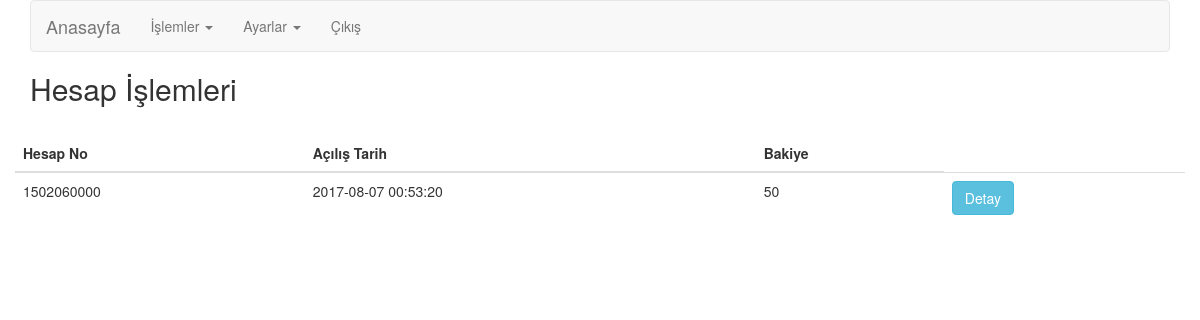
The app's page /internetsubesi/user/hesap-islemleri.php (signed in) with its own data.
### tables this page shows
CREATE TABLE `hesaplar` (
  `hesap_id` int(10) UNSIGNED NOT NULL,
  `hesap_no` int(10) UNSIGNED NOT NULL,
  `musteri_no` int(10) UNSIGNED NOT NULL,
  `acilis_tarihi` datetime NOT NULL,
  `para_birimi_id` int(10) UNSIGNED NOT NULL,
  `hesap_turu_id` int(10) UNSIGNED NOT NULL,
  `banka_id` int(10) UNSIGNED NOT NULL
);

CREATE TABLE `bakiyeler` (
  `bakiye_id` int(10) UNSIGNED NOT NULL,
  `hesap_id` int(10) UNSIGNED NOT NULL,
  `bakiye` decimal(10,0) NOT NULL
);

### internetsubesi/system/class.database.php (called while the page is built, shortened)
<?php
	class Database{
		private $VtHost       = "localhost";
		private $VtKullanici  = "root";
		private $VtParola     = "123";
		private $VtAd         = "internetbankaciligi";
		private $Pdo;
		private $Sorgu;
		public function __construct(){
			$dsn     = 'mysql:host=' . $this->VtHost . ';dbname=' . $this->VtAd . ';';
			$ayarlar = array(
							PDO::ATTR_PERSISTENT => False,
							PDO::ATTR_ERRMODE    => PDO::ERRMODE_EXCEPTION
					   );
			try{
				$this->Pdo = new PDO($dsn, $this->VtKullanici, $this->VtParola, $ayarlar);
				$this->Pdo->exec("SET CHARACTER SET utf8");
				$this->Pdo->exec("SET names utf8");
			}catch(PDOexeption $e){
				$this->Hata = "Baglantı hatası : " . $e->getMessage();
			}
		}
		public function Sorgula($Sql){
			$this->Sorgu = $this->Pdo->prepare($Sql);
		}
		public function Calistir($parametre = null){
			return $this->Sorgu->execute($parametre);
		}
		public function TamCek(){
			$this->Calistir();
			return $this->Sorgu->fetchAll(PDO::FETCH_BOTH);
		}
		public function Bind($Parametre, $deger, $Tip = null){
			if(is_null($Tip)){
				switch (true){
					case is_int($deger):
						$Tip = PDO::PARAM_INT;
						break;
					default:
						$Tip = PDO::PARAM_STR;
				}
			}
			$this->Sorgu->bindValue($Parametre, $deger, $Tip);
		}
	}
?>

### internetsubesi/user/hesap-islemleri.php (the view, shortened to what this page needs)
<?php include "header.php"; ?>
<?php include "navbar.php"; ?>
<?php
$bulunacakID = $_SESSION["user"]["musteri_no"];
$sql = "SELECT m.ad,m.soyad,h.hesap_id,h.hesap_no,h.musteri_no,h.acilis_tarihi, b.bakiye, ht.hesap_tur_isim, pb.para_birim_kisaltma FROM hesaplar h left JOIN bakiyeler b on b.hesap_id=h.hesap_id left JOIN hesap_turleri ht on ht.hesap_tur_id=h.hesap_turu_id left JOIN para_birimleri pb on pb.para_birim_id=h.para_birimi_id left join musteriler m on m.musteri_no=:aranankisi where h.musteri_no=:aranankisi";
$db->Sorgula($sql);
$db->bind('aranankisi',$bulunacakID);
$satirlar = $db->TamCek();
?>
<h2>Hesap İşlemleri</h2>
<div class="row">
    <br>
    <div class="row">
        <div class="col-md-12">
            <table class="table table-hover">
                <thead>
                <tr>
                    <th>Hesap No</th>
                    <th>Açılış Tarih</th>
                    <th>Bakiye</th>
                </tr>
                </thead>
                <tbody>
                <?php foreach ($satirlar as $satir) {?>
                <tr>
                    <td><?=$satir["hesap_no"]?></td>
                    <td><?=$satir["acilis_tarihi"]?></td>
                    <td><?=$satir["bakiye"]?></td>
                    <td><button class="btn btn-info" data-toggle="modal" data-target="#detay">Detay</button> </td>
                </tr>
                <?php } ?>
                </tbody>
            </table>
        </div>
    </div>
</div>
<?php include "footer.php"; ?>

### records on screen
hesaplar: hesap_no "1502060000", acilis_tarihi "2017-08-07 00:53:20", bakiyeler.bakiye "50"
